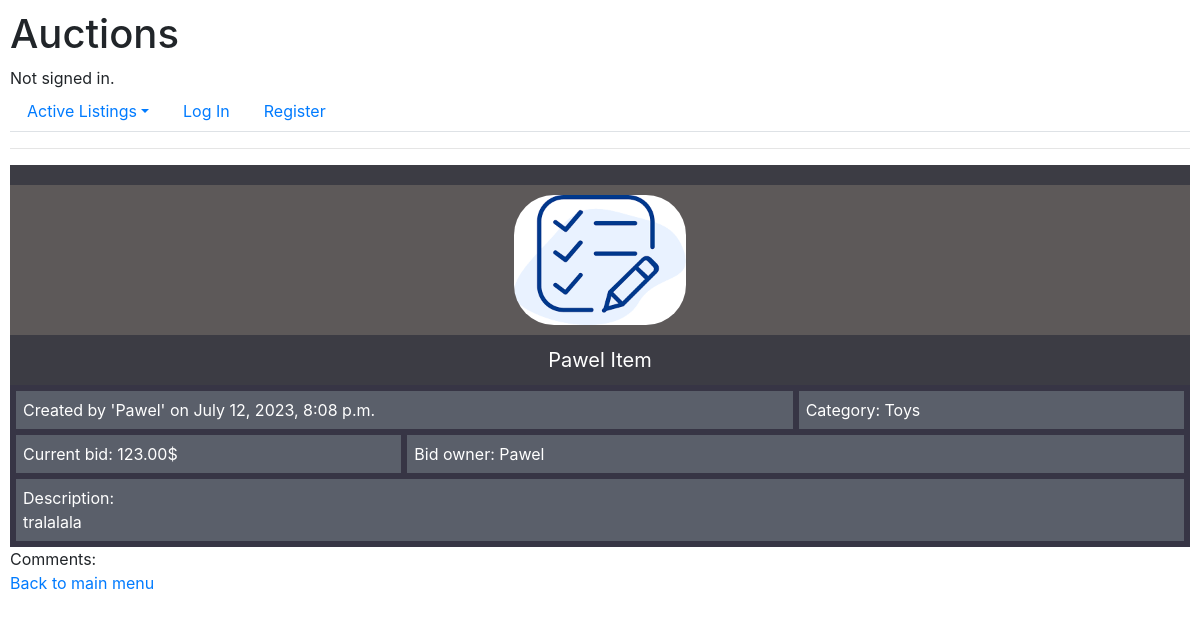
Screenshot of /details/9 with the database file from the repository.
### auctions/models.py (models this page shows, shortened)
class Auction(models.Model):
    title = models.CharField(max_length=64)
    description = models.CharField(max_length=300)
    current_bid = models.DecimalField(max_digits=15, decimal_places=2)
    created_date = models.DateTimeField(auto_now_add=True)
    image = models.ImageField(upload_to="images/auctions/", default=get_default_image_path)
    category = models.ForeignKey(Category, on_delete=models.CASCADE, related_name="auctionCategory")
    author = models.ForeignKey(User, on_delete=models.CASCADE, related_name="auctionAutor")
    is_active = models.BooleanField(default=True)
    winner = models.ForeignKey(User, on_delete=models.CASCADE, null=True, default = None, related_name="auctionBuyer")
    confirmed = models.BooleanField(default=False)

class User(AbstractUser):
    def __str__(self):
        return f"{self.username}"

class Category(models.Model):
    name = models.CharField(max_length=64)
    def __str__(self):
        return f"{self.name}"

### auctions/views.py (the view, shortened to what this page needs)
# urls.py: path("details/<int:product_id>", views.product, name="product"),
def product(request, product_id):
    categories = Category.objects.all()
    product = Auction.objects.get(id=product_id)
    bid = Bid.objects.filter(auction=product_id).order_by('-value').first()
    if bid:
        bid_owner = bid.user.username
    else:
        bid_owner = product.author.username
    if request.user.is_authenticated:
        winner_auctions = Auction.objects.filter(confirmed=False, winner=request.user)
    else:
        winner_auctions = []
    form = BidForm(instance=product)
    all_comments = Comment.objects.filter(auction=product_id)
    return render(request, "auctions/product.html", {
        "product": product,
        "categories": categories,
        "bid_owner": bid_owner,
        "comments": all_comments,
        "auction_owner": product.author == request.user,
        "winner_auctions": winner_auctions,
        "form": form
    })

### auctions/templates/auctions/product.html (shortened to what this page needs)
{% extends "auctions/layout.html" %}
{% block body %}
    <div class="image-container">
        <div class="text-container"> </div>
        <img src="{{product.image.url}}" class="img-fluid" alt="Product image">
        <div class="text-container">
            {{product.title}}
        </div>
    </div>
    <div class="description-container">
        <div class="row">
          <div class="col-8">Created by '{{product.author}}' on {{product.created_date}}</div>
          <div class="col-4">Category: {{product.category}}</div>
          <div class="col-4">Current bid: {{product.current_bid}}$</div>
          <div class="col-8">Bid owner: {{bid_owner}}</div>
          <div class="col-12">Description:<br>{{product.description}}</div>
        </div>
    </div>
    <div class="page-container">
        Comments:
    </div>
    <a href="{% url 'index' %}">Back to main menu</a>
{% endblock %}

### auctions/static/auctions/styles.css (style rules this page uses)
body { padding: 10px; }
.image-container { height: 200px; width: 100%; background-color: rgb(93, 89, 89); text-align: center; margin-bottom: 20px; }
.image-container img { max-height: 150px; border-radius: 50px; padding: 10px; }
.text-container { display: block; font-size: 20px; background-color: rgb(60, 60, 68); padding: 10px 20px; color: white; }
.description-container { background-color: rgb(90, 95, 106); box-sizing: border-box; padding-left: 15px; padding-right: 15px; width: 100%; color: white; border: 3px solid rgb(55, 53, 69); }
.description-container .row > div { padding: 7px; border: 3px solid rgb(55, 53, 69); }

### rows the page displays
Auction: image (placeholder picture), title "Pawel Item", author "Pawel", created_date "July 12, 2023, 8:08 p.m.", category "Toys", current_bid "123.00", description "tralalala"
User: username "Pawel"
